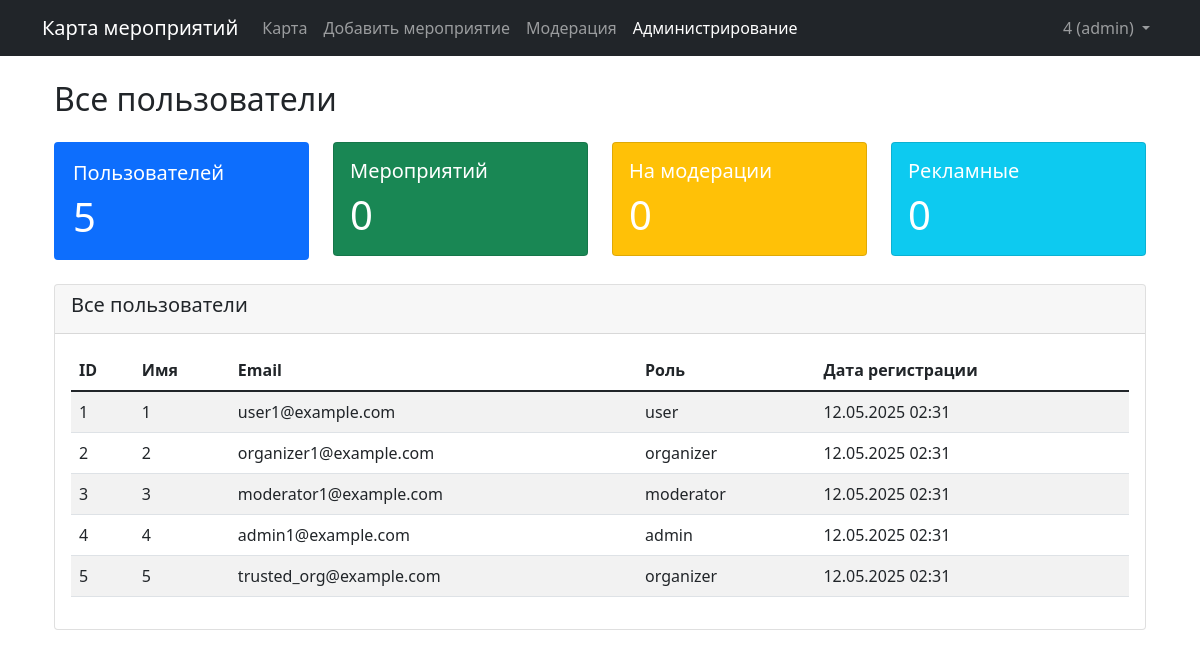
The page /admin.php?filter=users (signed in) on the database its author committed.
### tables this page shows
CREATE TABLE users (
    id INT AUTO_INCREMENT PRIMARY KEY,
    username VARCHAR(50) NOT NULL UNIQUE,
    password VARCHAR(255) NOT NULL,
    email VARCHAR(100) NOT NULL UNIQUE,
    role ENUM('user', 'organizer', 'moderator', 'admin') NOT NULL DEFAULT 'user',
    is_trusted BOOLEAN DEFAULT FALSE,
    created_at TIMESTAMP DEFAULT CURRENT_TIMESTAMP
);

### admin.php (the view, shortened to what this page needs)
<?php
include '/includes/header_new.php';
require_once 'config.php';
$active_filter = isset($_GET['filter']) ? $_GET['filter'] : 'all';
switch ($active_filter) {
    case 'users':
        $data = $pdo->query("SELECT * FROM users ORDER BY created_at DESC")->fetchAll(PDO::FETCH_ASSOC);
        $title = "Все пользователи";
        break;
}
$stats = $pdo->query("
    SELECT
        (SELECT COUNT(*) FROM users) as users_count,
        (SELECT COUNT(*) FROM events) as events_count,
        (SELECT COUNT(*) FROM events WHERE is_approved = 0) as pending_events,
        (SELECT COUNT(*) FROM events WHERE is_promoted = 1) as promoted_events,
        (SELECT COUNT(*) FROM events WHERE is_promoted = 1 AND promotion_paid = 0) as unpaid_promoted_events
")->fetch(PDO::FETCH_ASSOC);
?>
<!DOCTYPE html>
<html lang="ru">
<head>
    <link href="https://cdn.jsdelivr.net/npm/bootstrap@5.1.3/dist/css/bootstrap.min.css" rel="stylesheet">
    <link rel="stylesheet" href="css/style.css">
</head>
<body>
    <div class="container mt-4">
        <h2 class="mb-4"><?= $title ?></h2>
        <div class="row mb-4">
            <div class="col-md-3">
                <a href="admin.php?filter=users" class="text-decoration-none">
                    <div class="card text-white bg-primary stat-card <?= $active_filter == 'users' ? 'active-filter' : '' ?>">
                        <div class="card-body">
                            <h5 class="card-title">Пользователей</h5>
                            <p class="card-text display-6"><?= $stats['users_count'] ?></p>
                        </div>
                    </div>
                </a>
            </div>
            <div class="col-md-3">
                <a href="admin.php?filter=events" class="text-decoration-none">
                    <div class="card text-white bg-success stat-card <?= $active_filter == 'events' ? 'active-filter' : '' ?>">
                        <div class="card-body">
                            <h5 class="card-title">Мероприятий</h5>
                            <p class="card-text display-6"><?= $stats['events_count'] ?></p>
                        </div>
                    </div>
                </a>
            </div>
            <div class="col-md-3">
                <a href="admin.php?filter=pending" class="text-decoration-none">
                    <div class="card text-white bg-warning stat-card <?= $active_filter == 'pending' ? 'active-filter' : '' ?>">
                        <div class="card-body">
                            <h5 class="card-title">На модерации</h5>
                            <p class="card-text display-6"><?= $stats['pending_events'] ?></p>
                        </div>
                    </div>
                </a>
            </div>
            <div class="col-md-3">
                <a href="admin.php?filter=promoted" class="text-decoration-none">
                    <div class="card text-white bg-info stat-card <?= $active_filter == 'promoted' ? 'active-filter' : '' ?>">
                        <div class="card-body">
                            <h5 class="card-title">Рекламные</h5>
                            <p class="card-text display-6"><?= $stats['promoted_events'] ?></p>
                        </div>
                    </div>
                </a>
            </div>
        </div>
        <?php if ($active_filter != 'all'): ?>
        <div class="card mb-4">
            <div class="card-header">
                <h5><?= $title ?></h5>
            </div>
            <div class="card-body">
                <?php if (empty($data)): ?>
                <div class="alert alert-info">Данные не найдены</div>
                <?php else: ?>
                <div class="table-responsive">
                    <?php if ($active_filter == 'users'): ?>
                    <table class="table table-striped">
                        <thead>
                            <tr>
                                <th>ID</th>
                                <th>Имя</th>
                                <th>Email</th>
                                <th>Роль</th>
                                <th>Дата регистрации</th>
                            </tr>
                        </thead>
                        <tbody>
                            <?php foreach ($data as $user): ?>
                            <tr>
                                <td><?= $user['id'] ?></td>
                                <td><?= htmlspecialchars($user['username']) ?></td>
                                <td><?= htmlspecialchars($user['email']) ?></td>
                                <td><?= $user['role'] ?></td>
                                <td><?= date('d.m.Y H:i', strtotime($user['created_at'])) ?></td>
                            </tr>
                            <?php endforeach; ?>
                        </tbody>
                    </table>
                    <?php endif; ?>
                </div>
                <?php endif; ?>
            </div>
        </div>
        <?php endif; ?>
    </div>
</body>
</html>

### includes/header_new.php (shortened to what this page needs)
<!DOCTYPE html>
<html lang="ru">
<head>
    <link href="https://cdn.jsdelivr.net/npm/bootstrap@5.1.3/dist/css/bootstrap.min.css" rel="stylesheet">
    <link rel="stylesheet" href="css/style.css">
</head>
<body>
    <nav class="navbar navbar-expand-lg navbar-dark bg-dark">
        <div class="container">
            <a class="navbar-brand" href="index.php">Карта мероприятий</a>
            <div class="collapse navbar-collapse" id="navbarNav">
                <ul class="navbar-nav me-auto">
                    <li class="nav-item">
                        <a class="nav-link <?= basename($_SERVER['PHP_SELF']) == 'index.php' ? 'active' : '' ?>" href="index_new.php">Карта</a>
                    </li>
                    <?php if (isset($_SESSION['user_id'])): ?>
    <li class="nav-item">
        <a class="nav-link <?= basename($_SERVER['PHP_SELF']) == 'add_event.php' ? 'active' : '' ?>" href="add_event.php">Добавить мероприятие</a>
    </li>
    <?php if (in_array($_SESSION['user_role'], array('moderator', 'admin'))): ?>
    <li class="nav-item">
        <a class="nav-link <?= basename($_SERVER['PHP_SELF']) == 'moderation.php' ? 'active' : '' ?>" href="moderation.php">Модерация</a>
    </li>
    <?php endif; ?>
    <?php if ($_SESSION['user_role'] === 'admin'): ?>
    <li class="nav-item">
        <a class="nav-link <?= basename($_SERVER['PHP_SELF']) == 'admin.php' ? 'active' : '' ?>" href="admin.php">Администрирование</a>
    </li>
    <?php endif; ?>
<?php endif; ?>
                </ul>
                <ul class="navbar-nav">
                    <?php if (isset($_SESSION['user_id'])): ?>
                    <li class="nav-item dropdown">
                        <a class="nav-link dropdown-toggle" href="#" id="navbarDropdown" role="button" data-bs-toggle="dropdown">
                            <?= htmlspecialchars($_SESSION['username']) ?> (<?= $_SESSION['user_role'] ?>)
                        </a>
                    </li>
                    <?php else: ?>
                    <li class="nav-item">
                        <a class="nav-link" href="login.php">Вход</a>
                    </li>
                    <?php endif; ?>
                </ul>
            </div>
        </div>
    </nav>
    <div class="container mt-4">

### admin.php (style rules this page uses)
.stat-card { cursor: pointer; transition: transform 0.2s; }
.active-filter { border: 3px solid #0d6efd !important; }

### rows shown on the page
users: id "1", username "1", email "user1@example.com", role "user", created_at "12.05.2025 02:31"
users: id "2", username "2", email "organizer1@example.com", role "organizer", created_at "12.05.2025 02:31"
users: id "3", username "3", email "moderator1@example.com", role "moderator", created_at "12.05.2025 02:31"
users: id "4", username "4", email "admin1@example.com", role "admin", created_at "12.05.2025 02:31"
users: id "5", username "5", email "trusted_org@example.com", role "organizer", created_at "12.05.2025 02:31"

### other values the page prints
$_SESSION['username'] "4"
$_SESSION['user_role'] "admin"
$title "Все пользователи"
$stats['users_count'] "5"
$stats['events_count'] "0"
$stats['pending_events'] "0"
$stats['promoted_events'] "0"
